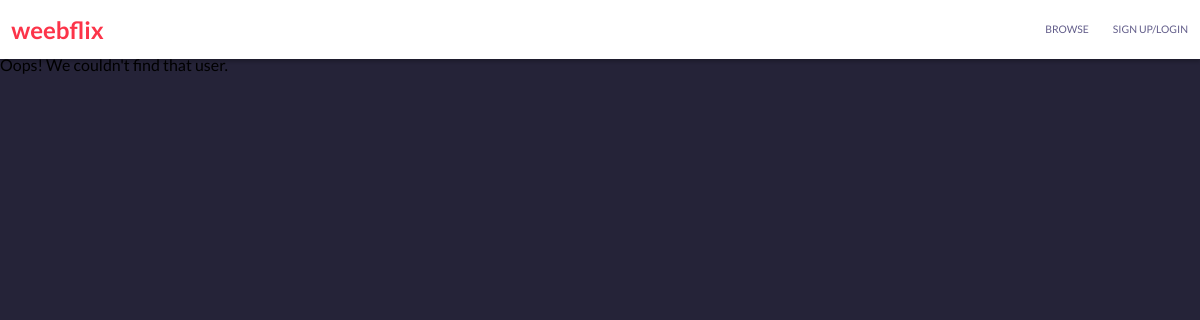
The app's page /user.php?id=mandywe, older data.
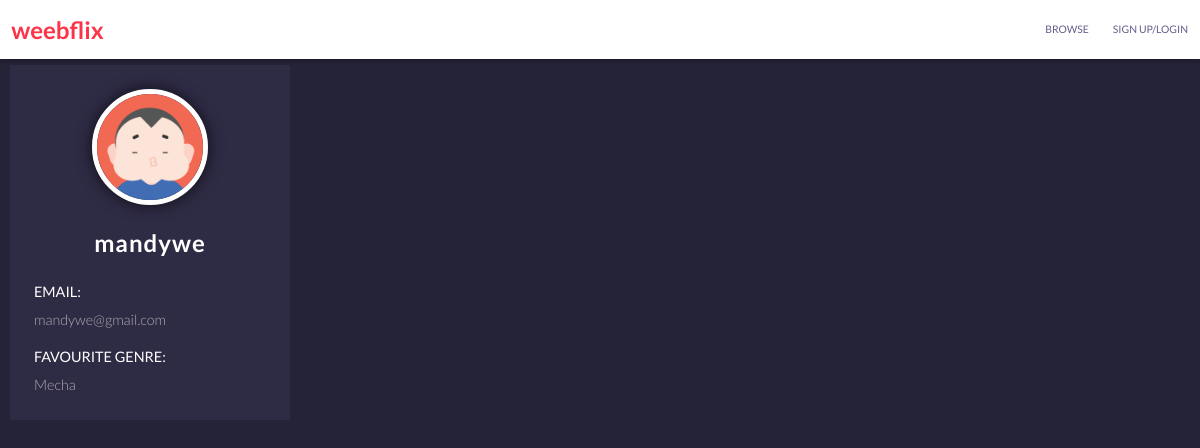
The same page, newer data.
### tables this page shows
CREATE TABLE `users` (
  `email` varchar(255) NOT NULL,
  `user_id` varchar(24) DEFAULT NULL,
  `hashed_password` varchar(255) DEFAULT NULL,
  `fav_genre` varchar(50) NOT NULL,
  `profile_img` varchar(255) DEFAULT NULL
);

### helper/functions.php (the view, shortened to what this page needs)
<?php
  function display_userprofile($username, $email, $fav_genre, $profile_img) {
    echo "<div class='col-3of12'>";
    echo "<div class='info'>";
    echo "<img class='img-center profile-img' src='$profile_img'>";
    echo "<h2 class='text-center username-text'>$username</h2>";
    echo "<h4>email:</h4>";
    echo "<p>$email</p>";
    echo "<h4>favourite genre:</h4>";
    echo "<p> $fav_genre</p>";
    echo "</div>";
    echo "</div>";
    echo "<div class='col-9of12'>";
    echo "</div>";
  }
  function usernames_list($db) {
    $query = "SELECT users.user_id "
           . "FROM users "
           . "ORDER BY users.user_id";
    $results = $db->query($query);
    while($row = $results->fetch_assoc()) {
      $usernames[] = $row["user_id"];
    }
    return $usernames;
  }
  function check_username_list($username, $db) {
    if (in_array($username, usernames_list($db))) {
      return true;
    } else {
      return false;
    }
  }
?>

### helper/header.php (shortened to what this page needs)
<!DOCTYPE html>
<html lang="en">
<head>
	<link href="css/main.css" rel="stylesheet">
	<link href="https://use.fontawesome.com/releases/v5.0.6/css/all.css" rel="stylesheet">
</head>
<body>
	<nav>
		<div class="container">
			<div class="row">
				<ul class="fl-left">
					<li id="logo"><a href="index.php">weebflix</a></li>
				</ul>
				<ul class="fl-right">
					<li><a href="all-shows.php">browse</a></li>
					<?php
	          if (isset($_SESSION['valid_user'])) {
	          	$username = username_from_email($db);
	          	$avatar = avatar_from_email($db);
	          	echo "
							<li class='fvr-lnk'><a href=\"favourites.php\" ><span>" . get_num_favourites($db) . "</span>favourites</a></li>
						";
	            echo "<li class='user-act'><a id='user-click'><span class='avatar'><span class='avatar-img' style='background-image:url($avatar)'></span></span>$username <span class='fas fa-caret-down'></span></a></li>";
							echo "<div class='user-dropdown'>";
							echo "<a href=\"user.php?id=$username\">my profile</a>";
							echo "<a href=\"edit-profile.php\">Edit profile</a>";
	            echo "<a href=\"logout.php\">Logout</a>";
							echo "</div>";
	          } else {
	            echo "<li><a href=\"login.php\">sign up/login</a></li>";
	          }
			    ?>
				</ul>
			</div>
		</div>
	</nav>

### user.php (shortened to what this page needs)
<?php
  require('helper/functions.php');
  require('helper/header.php');
  if (isset($_GET['id']) && check_username_list($_GET['id'], $db)) {
    $username = trim($_GET['id']);
  } else {
    echo "Oops! We couldn't find that user.";
    exit;
  }
  $profile_query = "SELECT email, fav_genre, profile_img "
                 . "FROM users "
                 . "WHERE user_id = ?";
  $profile_stmt = $db->prepare($profile_query);
  $profile_stmt->bind_param('s', $username);
  $profile_stmt->execute();
  $profile_stmt->bind_result($email, $fav_genre, $profile_img);
  echo "<div class='container'>";
  while ($profile_stmt->fetch()) {
    display_userprofile($username, $email, $fav_genre, $profile_img);
  }
  echo "</div>";
?>

### css/main.css (style rules this page uses)
body { background:#252338; font-family: 'Lato', sans-serif; margin:0px; }
* { box-sizing: border-box; -webkit-box-sizing: border-box; -moz-box-sizing: border-box; }
[class*="col-"] { display:block; float: left; padding: 15px; }
a { color:rgb(252,52,73); text-decoration: none; }
h2 { letter-spacing: 1px; text-transform: uppercase; color:#FFFFFF; }
h4 { text-transform: uppercase; color:#FFFFFF; font-size:1rem; font-weight:200; }
p { color:#b1acb4; font-size:0.9rem; font-weight:300; }
nav { background:#ffffff; padding:0rem 0px 0rem 0px; box-shadow: 0px 3px 3px rgba(0,0,0,0.2); position:fixed; z-index:5; top:0; width:100%; }
ul { padding:0px; }
nav ul li { display:inline-block; float:left; text-align:center; font-size:0.65rem; text-transform: uppercase; text-decoration: none; list-style-type: none; }
nav ul.fl-right { margin:0; }
nav ul.fl-right li { display:block; float:left; font-weight:500; margin-top:1.45rem ; margin-bottom:1.3rem; }
nav ul.fl-right li a { padding:1rem 0.75rem 1rem 0.75rem; color:#625D8A; transition:all 0.2s linear; }
#logo { font-weight:bold; font-size:1.5rem; color: rgb(252,52,73); text-transform: lowercase; margin-top:15px; margin-bottom:15px; }
nav ul.fl-left { margin:0; }
nav ul.fl-left li { display:inline-block; float:left; font-size:0.85rem; margin:0rem 0.7rem 0rem 0.7rem; }
.col-3of12 { width:25%; }
.col-9of12 { width:75%; }
@media (min-width:30em) { [class*="col-"] { display:block; float: left; padding: 5px; } }
@media (min-width:30em) { .col-3of12 { width:25%; } }
@media (min-width:50em) { [class*="col-"] { display:block; float: left; padding: 10px; } }
@media (min-width:50em) { .col-3of12 { width:25%; } }
@media (min-width:75em) { [class*="col-"] { display:block; float: left; padding: 10px; } }
@media (min-width:75em) { .col-3of12 { width:25%; } }
.container { position:relative; display:block; max-width:75em; margin:auto; }
.fl-right { float:right }
.fl-left { float:left; }
.img-center { display:block; margin:auto; width:50%; height:50%; }
.profile-img { border-radius:50%; box-shadow: 0rem 0rem 1rem rgba(0,0,0,0.7); border:5px solid #FFFFFF; }
.username-text { text-transform: none !important; }
.info { background:#2E2B45; color:#b1acb4; padding:1.5rem; line-height:1.5; }
.info h4 { margin: 1rem 0rem 0.4rem 0rem; text-transform: uppercase; font-size:0.9rem; color:#FFFFFF; font-weight:500; }
.info p { margin:0px; }
.row { clear:both; }
.row::after { content: ""; clear: both; display: table; }
.text-center { text-align:center; }

Row changes from the older to the newer data that the page shows:
added users: profile_img (picture), email "mandywe@gmail.com", fav_genre "Mecha"
Text that changed along with them:
text no longer shown: "Oops! We couldn't find that user."
